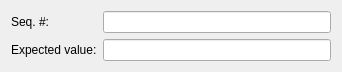
<?xml version="1.0" encoding="UTF-8"?>
<ui version="4.0">
 <class>mdtTtTestItemEditor</class>
 <widget class="QWidget" name="mdtTtTestItemEditor">
  <property name="geometry">
   <rect>
    <x>0</x>
    <y>0</y>
    <width>342</width>
    <height>62</height>
   </rect>
  </property>
  <property name="windowTitle">
   <string>Form</string>
  </property>
  <layout class="QFormLayout" name="formLayout">
   <item row="0" column="0">
    <widget class="QLabel" name="lbSequenceNumber">
     <property name="text">
      <string>Seq. #:</string>
     </property>
    </widget>
   </item>
   <item row="0" column="1">
    <widget class="QLineEdit" name="fld_SequenceNumber"/>
   </item>
   <item row="1" column="0">
    <widget class="QLabel" name="lbExpectedValue">
     <property name="text">
      <string>Expected value:</string>
     </property>
    </widget>
   </item>
   <item row="1" column="1">
    <widget class="QLineEdit" name="fld_ExpectedValue"/>
   </item>
  </layout>
 </widget>
 <resources/>
 <connections/>
</ui>
